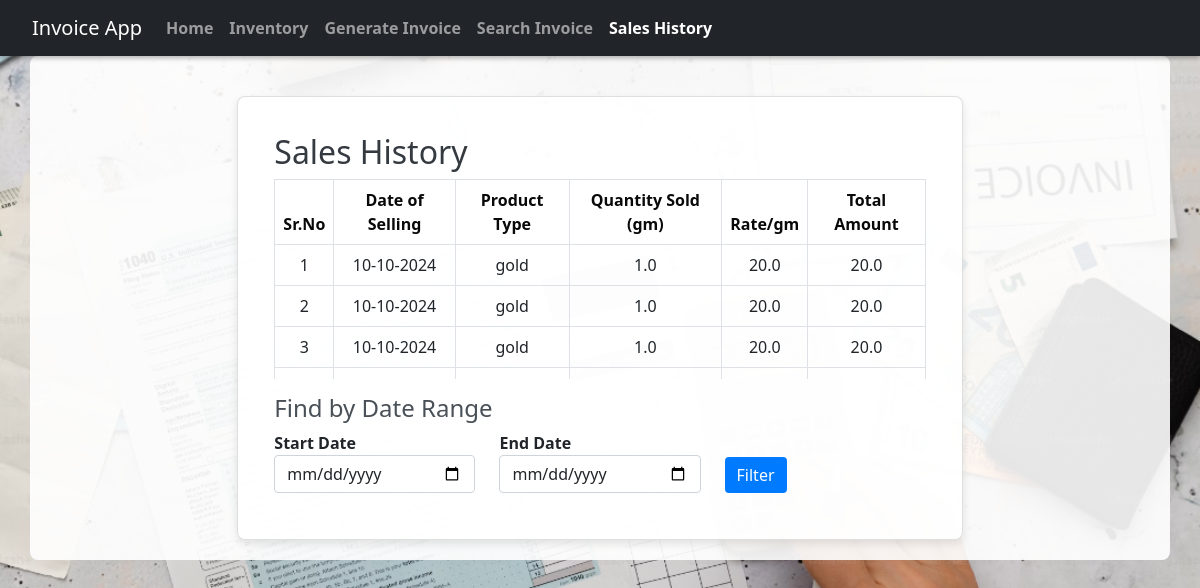
The app's page /sales_history, older data.
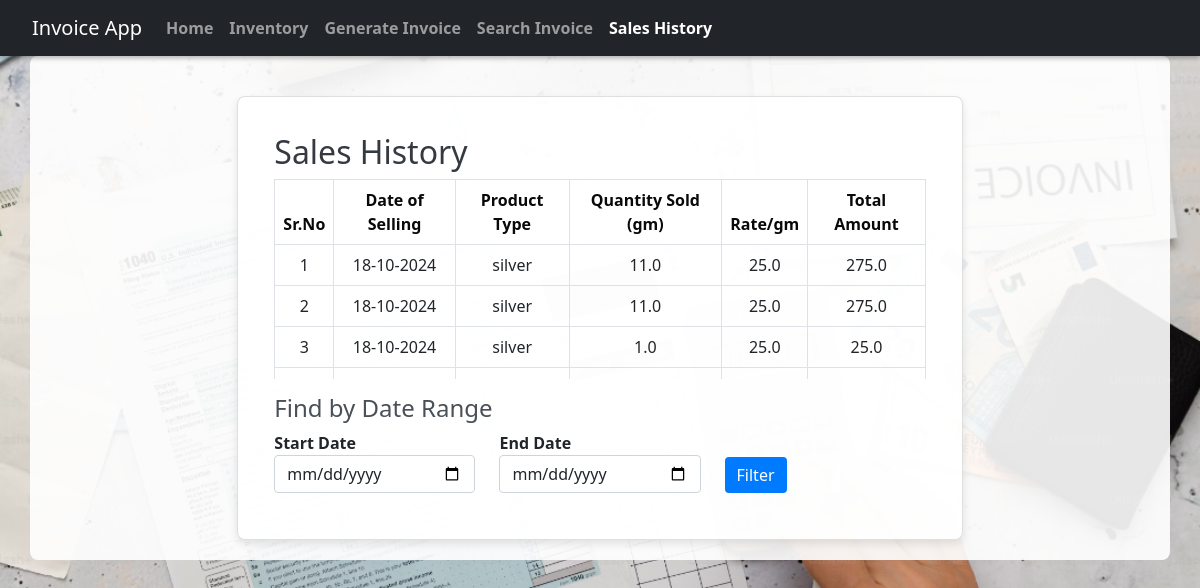
The same page, newer data.
### models.py (models this page shows)
class Sales(db.Model):
    id = db.Column(db.Integer, primary_key=True)
    date_of_selling = db.Column(db.DateTime, default=datetime.utcnow, nullable=False)
    product_type = db.Column(db.String(100), nullable=False)
    quantity_sold = db.Column(db.Float, nullable=False)
    rate = db.Column(db.Float, nullable=False)
    total_amount = db.Column(db.Float, nullable=False)  # Rate * Quantity Sold

### app.py (the view, shortened to what this page needs)
@app.route('/sales_history', methods=['GET', 'POST'])
def sales_history():
    sales = Sales.query.order_by(Sales.date_of_selling.desc()).all()
    return render_template('sales_history.html', sales=sales)

### templates/sales_history.html (shortened to what this page needs)
<!DOCTYPE html>
<html lang="en">
<head>
    <link href="https://cdn.jsdelivr.net/npm/bootstrap@5.1.0/dist/css/bootstrap.min.css" rel="stylesheet">
    <link href="/static/css/sales_history.css" rel="stylesheet">
</head>
<body>
    <nav class="navbar navbar-expand-lg navbar-dark bg-dark fixed-top">
        <div class="container-fluid">
            <a class="navbar-brand" href="/">Invoice App</a>
            <div class="collapse navbar-collapse" id="navbarNav">
                <ul class="navbar-nav me-auto mb-2 mb-lg-0">
                    <li class="nav-item">
                        <a class="nav-link" href="/">Home</a>
                    </li>
                    <li class="nav-item">
                        <a class="nav-link" href="/inventory">Inventory</a>
                    </li>
                    <li class="nav-item">
                        <a class="nav-link" href="/generate_invoice_page">Generate Invoice</a>
                    </li>
                    <li class="nav-item">
                        <a class="nav-link" href="/search_invoice">Search Invoice</a>
                    </li>
                    <li class="nav-item">
                        <a class="nav-link active" href="/sales_history">Sales History</a>
                    </li>
                </ul>
            </div>
        </div>
    </nav>
    <div class="container">
        <div class="row">
            <div class="col-md-8 offset-md-2">
                <div class="card">
                    <div class="card-body">
                        <h2>Sales History</h2>
                        <div class="table-wrapper">
                            <table class="table table-bordered">
                                <thead>
                                    <tr>
                                        <th scope="col">Sr.No</th>
                                        <th>Date of Selling</th>
                                        <th>Product Type</th>
                                        <th>Quantity Sold (gm)</th>
                                        <th>Rate/gm</th>
                                        <th>Total Amount</th>
                                    </tr>
                                </thead>
                                <tbody>
                                    {% for sale in sales %}
                                    <tr>
                                        <td scope="row">{{ loop.index }}</td>
                                        <td>{{ sale.date_of_selling.strftime('%d-%m-%Y') }}</td>
                                        <td>{{ sale.product_type }}</td>
                                        <td>{{ sale.quantity_sold }}</td>
                                        <td>{{ sale.rate }}</td>
                                        <td>{{ sale.total_amount }}</td>
                                    </tr>
                                    {% endfor %}
                                </tbody>
                            </table>
                        </div>
                        <h4>Find by Date Range</h4>
                        <form method="POST">
                            <div class="row align-items-end" style="margin-bottom: 10px;">
                                <div class="col-md-4">
                                    <label for="start_date">Start Date</label>
                                    <input type="date" class="form-control" id="start_date" name="start_date"
                                           value="{{ request.form.start_date or '' }}" required>
                                </div>
                                <div class="col-md-4">
                                    <label for="end_date">End Date</label>
                                    <input type="date" class="form-control" id="end_date" name="end_date"
                                           value="{{ request.form.end_date or '' }}">
                                </div>
                                <div class="col-md-2">
                                    <button type="submit" class="btn btn-primary btn-block">Filter</button>
                                </div>
                            </div>
                        </form>
                    </div>
                </div>
            </div>
        </div>
    </div>
</body>
</html>

### static/css/sales_history.css (style rules this page uses)
body { background-image: url('/static/images/background.jpg'); background-size: cover; background-position: center; background-repeat: no-repeat; background-attachment: fixed; height: 100vh; padding-top: 56px; }
nav { background-color: #343a40; padding: 10px 20px; box-shadow: 0 2px 5px rgba(0, 0, 0, 0.3); }
nav a.nav-link { color: white; font-weight: bold; transition: color 0.3s ease; }
h2 { color: #343a40; }
h4 { color: #495057; margin-top: 15px; }
.table { border-collapse: collapse; }
.table th { background-color: #007bff; color: rgb(9, 9, 9); text-align: center; }
.table td { text-align: center; }
label { font-weight: bold; }
.btn-primary { background-color: #007bff; border: none; }
.table-wrapper { max-height: 200px; overflow-y: auto; }
.table thead th { position: sticky; top: 0; background-color: white; }
.card { margin-top: 20px; box-shadow: 0px 4px 8px rgba(0, 0, 0, 0.1); }
.container, .card { background-color: rgba(255, 255, 255, 0.9); padding: 20px; border-radius: 8px; }

Row changes from the older to the newer data that the page shows:
no longer on this page (row unchanged): Sales: date_of_selling "10-10-2024", product_type "gold", quantity_sold "1.0", rate "20.0", total_amount "20.0"
no longer on this page (row unchanged): Sales: date_of_selling "10-10-2024", product_type "gold", quantity_sold "1.0", rate "20.0", total_amount "20.0"
no longer on this page (row unchanged): Sales: date_of_selling "10-10-2024", product_type "gold", quantity_sold "1.0", rate "20.0", total_amount "20.0"
added Sales: date_of_selling "18-10-2024", product_type "silver", quantity_sold "11.0", rate "25.0", total_amount "275.0"
added Sales: date_of_selling "18-10-2024", product_type "silver", quantity_sold "11.0", rate "25.0", total_amount "275.0"
added Sales: date_of_selling "18-10-2024", product_type "silver", quantity_sold "1.0", rate "25.0", total_amount "25.0"
